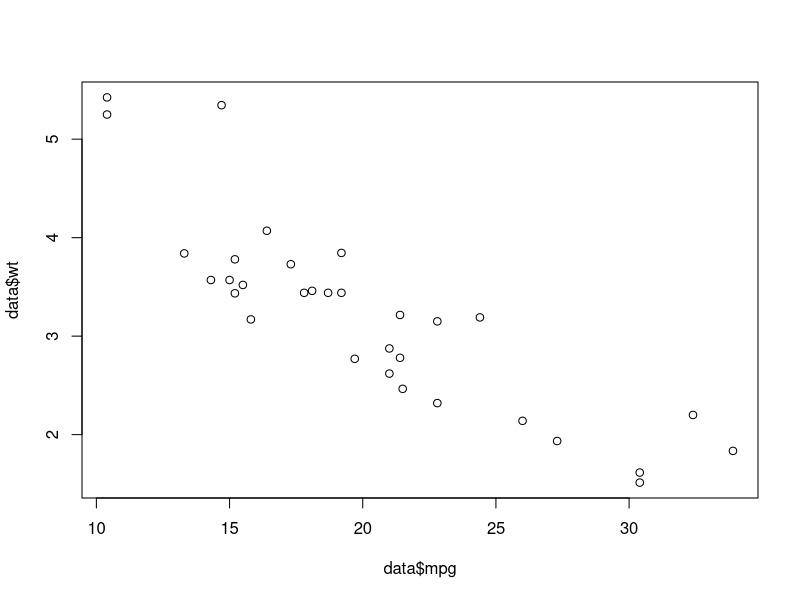
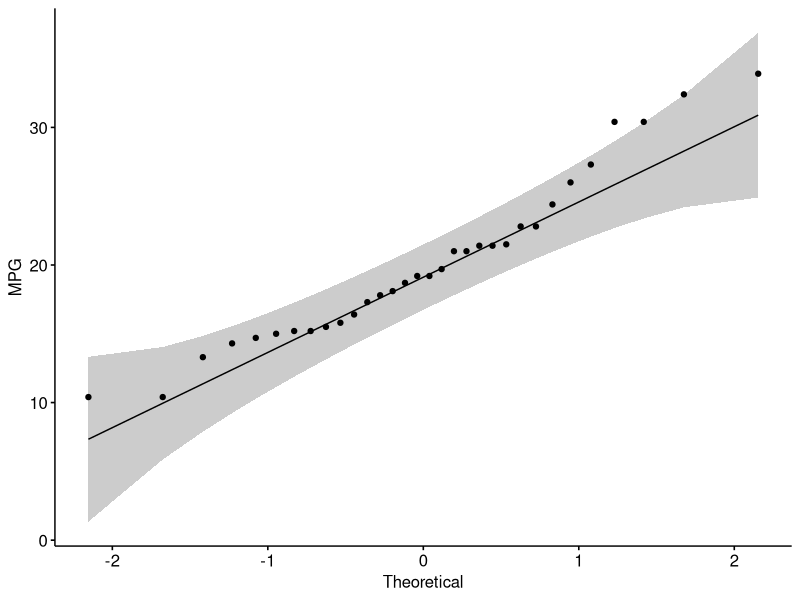
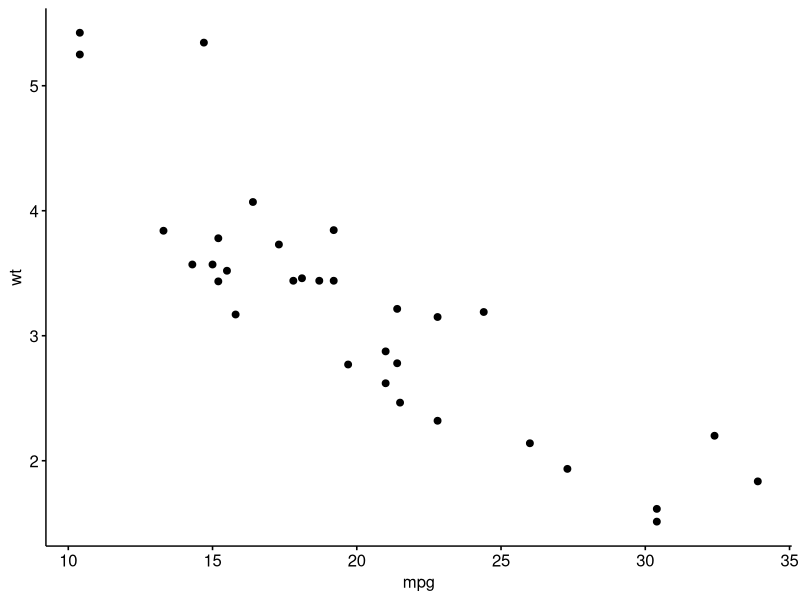
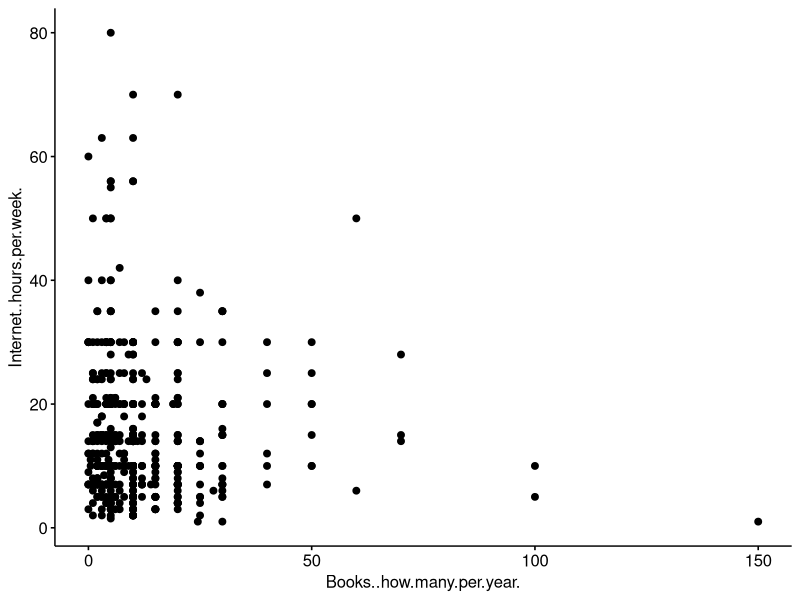
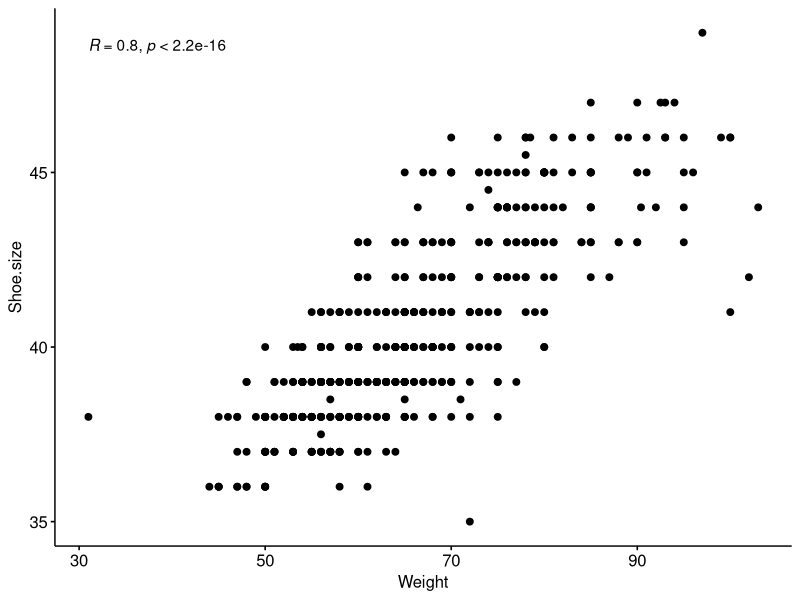

These figures' R source, in order:
# Vaje 11

## Naloga 1
data<-mtcars
plot(data$wt~data$mpg)
cor(x=data$wt,y=data$mpg,method="pearson")
cor(x=data$wt,y=data$mpg,method="spearman")

cor.test(x=data$wt,y=data$mpg,alternative="two.sided",method="pearson")
cor.test(x=data$wt,y=data$mpg,alternative="two.sided",method="spearman")

cor.test(x=data$wt,y=data$mpg,alternative="less",method="pearson")
cor.test(x=data$wt,y=data$mpg,alternative="less",method="spearman")

## Naloga 2
library(ggpubr)
ggqqplot(data$mpg,ylab="MPG")

ggscatter(data,x="mpg",y="wt")

## Naloga 3
data2<-read.delim("practice/lab/data.txt")
ggscatter(data2,"Books..how.many.per.year.","Internet..hours.per.week.")
ggscatter(data2,"Weight","Shoe.size",cor.coef=T,cor.method="spearman")
